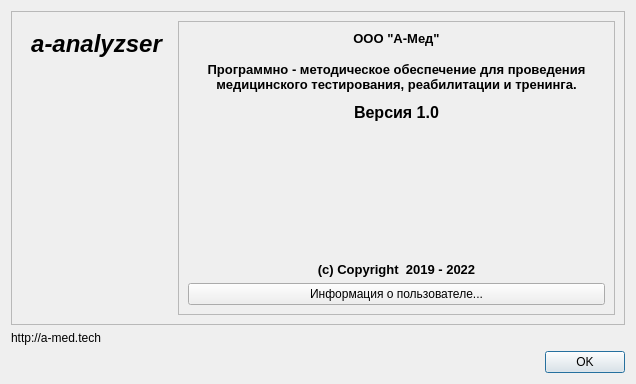
<?xml version="1.0" encoding="UTF-8"?>
<ui version="4.0">
 <class>AboutDialog</class>
 <widget class="QDialog" name="AboutDialog">
  <property name="geometry">
   <rect>
    <x>0</x>
    <y>0</y>
    <width>636</width>
    <height>384</height>
   </rect>
  </property>
  <property name="windowTitle">
   <string>О программе</string>
  </property>
  <layout class="QVBoxLayout" name="verticalLayout">
   <item>
    <widget class="QFrame" name="frClient">
     <property name="frameShape">
      <enum>QFrame::StyledPanel</enum>
     </property>
     <property name="frameShadow">
      <enum>QFrame::Raised</enum>
     </property>
     <layout class="QHBoxLayout" name="horizontalLayout">
      <item>
       <widget class="QWidget" name="wgtLogo" native="true">
        <property name="sizePolicy">
         <sizepolicy hsizetype="Preferred" vsizetype="Preferred">
          <horstretch>1</horstretch>
          <verstretch>0</verstretch>
         </sizepolicy>
        </property>
        <layout class="QVBoxLayout" name="verticalLayout_2">
         <item>
          <widget class="QLabel" name="lblAppName">
           <property name="font">
            <font>
             <family>Tahoma</family>
             <pointsize>18</pointsize>
             <weight>75</weight>
             <italic>true</italic>
             <bold>true</bold>
            </font>
           </property>
           <property name="text">
            <string>a-analyzser</string>
           </property>
           <property name="alignment">
            <set>Qt::AlignCenter</set>
           </property>
          </widget>
         </item>
         <item>
          <spacer name="verticalSpacer_2">
           <property name="orientation">
            <enum>Qt::Vertical</enum>
           </property>
           <property name="sizeHint" stdset="0">
            <size>
             <width>20</width>
             <height>40</height>
            </size>
           </property>
          </spacer>
         </item>
         <item>
          <widget class="QLabel" name="lblLogo">
           <property name="sizePolicy">
            <sizepolicy hsizetype="Preferred" vsizetype="Preferred">
             <horstretch>1</horstretch>
             <verstretch>0</verstretch>
            </sizepolicy>
           </property>
           <property name="maximumSize">
            <size>
             <width>200</width>
             <height>100</height>
            </size>
           </property>
           <property name="text">
            <string/>
           </property>
           <property name="pixmap">
            <pixmap resource="kernel.qrc">:/images/Logo.png</pixmap>
           </property>
           <property name="scaledContents">
            <bool>true</bool>
           </property>
          </widget>
         </item>
         <item>
          <spacer name="verticalSpacer">
           <property name="orientation">
            <enum>Qt::Vertical</enum>
           </property>
           <property name="sizeHint" stdset="0">
            <size>
             <width>20</width>
             <height>40</height>
            </size>
           </property>
          </spacer>
         </item>
        </layout>
       </widget>
      </item>
      <item>
       <widget class="QFrame" name="frInfo">
        <property name="sizePolicy">
         <sizepolicy hsizetype="Preferred" vsizetype="Preferred">
          <horstretch>3</horstretch>
          <verstretch>0</verstretch>
         </sizepolicy>
        </property>
        <property name="frameShape">
         <enum>QFrame::StyledPanel</enum>
        </property>
        <property name="frameShadow">
         <enum>QFrame::Raised</enum>
        </property>
        <layout class="QVBoxLayout" name="verticalLayout_3">
         <item>
          <widget class="QLabel" name="label">
           <property name="font">
            <font>
             <pointsize>10</pointsize>
             <weight>75</weight>
             <bold>true</bold>
            </font>
           </property>
           <property name="text">
            <string>ООО &quot;А-Мед&quot;</string>
           </property>
           <property name="alignment">
            <set>Qt::AlignCenter</set>
           </property>
          </widget>
         </item>
         <item>
          <spacer name="verticalSpacer_5">
           <property name="orientation">
            <enum>Qt::Vertical</enum>
           </property>
           <property name="sizeType">
            <enum>QSizePolicy::Fixed</enum>
           </property>
           <property name="sizeHint" stdset="0">
            <size>
             <width>20</width>
             <height>10</height>
            </size>
           </property>
          </spacer>
         </item>
         <item>
          <widget class="QLabel" name="lblAppointment">
           <property name="font">
            <font>
             <pointsize>10</pointsize>
             <weight>75</weight>
             <bold>true</bold>
            </font>
           </property>
           <property name="text">
            <string>Программно - методическое обеспечение для проведения медицинского тестирования, реабилитации и тренинга.</string>
           </property>
           <property name="alignment">
            <set>Qt::AlignCenter</set>
           </property>
           <property name="wordWrap">
            <bool>true</bool>
           </property>
          </widget>
         </item>
         <item>
          <spacer name="verticalSpacer_4">
           <property name="orientation">
            <enum>Qt::Vertical</enum>
           </property>
           <property name="sizeType">
            <enum>QSizePolicy::Fixed</enum>
           </property>
           <property name="sizeHint" stdset="0">
            <size>
             <width>20</width>
             <height>5</height>
            </size>
           </property>
          </spacer>
         </item>
         <item>
          <widget class="QLabel" name="lblVersion">
           <property name="font">
            <font>
             <pointsize>12</pointsize>
             <weight>75</weight>
             <bold>true</bold>
            </font>
           </property>
           <property name="text">
            <string>Версия 1.0</string>
           </property>
           <property name="alignment">
            <set>Qt::AlignCenter</set>
           </property>
          </widget>
         </item>
         <item>
          <spacer name="verticalSpacer_3">
           <property name="orientation">
            <enum>Qt::Vertical</enum>
           </property>
           <property name="sizeHint" stdset="0">
            <size>
             <width>20</width>
             <height>40</height>
            </size>
           </property>
          </spacer>
         </item>
         <item>
          <widget class="QLabel" name="lblCopyright">
           <property name="font">
            <font>
             <pointsize>10</pointsize>
             <weight>75</weight>
             <bold>true</bold>
            </font>
           </property>
           <property name="text">
            <string>(c) Copyright  2019 - 2022</string>
           </property>
           <property name="alignment">
            <set>Qt::AlignCenter</set>
           </property>
          </widget>
         </item>
         <item>
          <widget class="QPushButton" name="btnUserInfo">
           <property name="text">
            <string>Информация о пользователе...</string>
           </property>
          </widget>
         </item>
        </layout>
       </widget>
      </item>
     </layout>
    </widget>
   </item>
   <item>
    <widget class="QLabel" name="lblUrl">
     <property name="text">
      <string>http://a-med.tech</string>
     </property>
     <property name="openExternalLinks">
      <bool>true</bool>
     </property>
     <property name="textInteractionFlags">
      <set>Qt::LinksAccessibleByMouse</set>
     </property>
    </widget>
   </item>
   <item>
    <widget class="QDialogButtonBox" name="buttonBox">
     <property name="orientation">
      <enum>Qt::Horizontal</enum>
     </property>
     <property name="standardButtons">
      <set>QDialogButtonBox::Ok</set>
     </property>
    </widget>
   </item>
  </layout>
 </widget>
 <resources>
  <include location="kernel.qrc"/>
 </resources>
 <connections>
  <connection>
   <sender>buttonBox</sender>
   <signal>accepted()</signal>
   <receiver>AboutDialog</receiver>
   <slot>accept()</slot>
   <hints>
    <hint type="sourcelabel">
     <x>229</x>
     <y>359</y>
    </hint>
    <hint type="destinationlabel">
     <x>157</x>
     <y>274</y>
    </hint>
   </hints>
  </connection>
  <connection>
   <sender>buttonBox</sender>
   <signal>rejected()</signal>
   <receiver>AboutDialog</receiver>
   <slot>reject()</slot>
   <hints>
    <hint type="sourcelabel">
     <x>297</x>
     <y>365</y>
    </hint>
    <hint type="destinationlabel">
     <x>286</x>
     <y>274</y>
    </hint>
   </hints>
  </connection>
  <connection>
   <sender>btnUserInfo</sender>
   <signal>clicked()</signal>
   <receiver>AboutDialog</receiver>
   <slot>on_UserinfoDialogClicked()</slot>
   <hints>
    <hint type="sourcelabel">
     <x>521</x>
     <y>278</y>
    </hint>
    <hint type="destinationlabel">
     <x>638</x>
     <y>228</y>
    </hint>
   </hints>
  </connection>
 </connections>
 <slots>
  <slot>on_UserinfoDialogClicked()</slot>
 </slots>
</ui>
